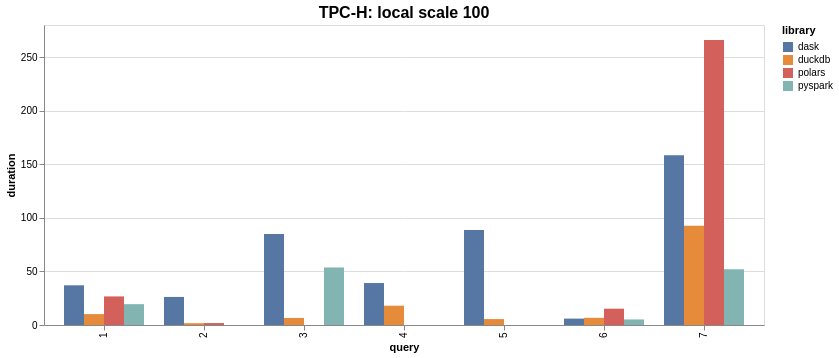

This figure's Vega-Lite source:
### Vega-Lite specification from a JSON file in a GitHub repository (floating-point values rounded to 4 significant figures)
{"config": {"view": {"continuousWidth": 300, "continuousHeight": 300}, "title": {"fontSize": 16}}, "data": {"name": "data-d7b67afa6d85e721892af6391d2f1701"}, "mark": {"type": "bar"}, "encoding": {"color": {"field": "library", "scale": {"domain": ["dask", "duckdb", "polars", "pyspark"], "range": ["#5677a4ff", "#e68b39ff", "#d4605bff", "#82b5b2ff"]}, "type": "nominal"}, "tooltip": [{"field": "library", "type": "nominal"}, {"field": "duration", "type": "quantitative"}], "x": {"field": "query", "type": "nominal"}, "xOffset": {"field": "library", "type": "nominal"}, "y": {"field": "duration", "type": "quantitative"}}, "title": "TPC-H: local scale 100", "$schema": "https://vega.github.io/schema/vega-lite/v5.15.1.json", "datasets": {"data-d7b67afa6d85e721892af6391d2f1701": [{"name": "local", "duration": 37.06, "library": "dask", "query": 1, "scale": 100}, {"name": "local", "duration": 26.2, "library": "dask", "query": 2, "scale": 100}, {"name": "local", "duration": 85.0, "library": "dask", "query": 3, "scale": 100}, {"name": "local", "duration": 39.17, "library": "dask", "query": 4, "scale": 100}, {"name": "local", "duration": 88.69, "library": "dask", "query": 5, "scale": 100}, {"name": "local", "duration": 5.958, "library": "dask", "query": 6, "scale": 100}, {"name": "local", "duration": 158.4, "library": "dask", "query": 7, "scale": 100}, {"name": "local", "duration": 10.16, "library": "duckdb", "query": 1, "scale": 100}, {"name": "local", "duration": 1.69, "library": "duckdb", "query": 2, "scale": 100}, {"name": "local", "duration": 6.573, "library": "duckdb", "query": 3, "scale": 100}, {"name": "local", "duration": 18.02, "library": "duckdb", "query": 4, "scale": 100}, {"name": "local", "duration": 5.542, "library": "duckdb", "query": 5, "scale": 100}, {"name": "local", "duration": 6.697, "library": "duckdb", "query": 6, "scale": 100}, {"name": "local", "duration": 92.62, "library": "duckdb", "query": 7, "scale": 100}, {"name": "local", "duration": 26.69, "library": "polars", "query": 1, "scale": 100}, {"name": "local", "duration": 1.811, "library": "polars", "query": 2, "scale": 100}, {"name": "local", "duration": 15.22, "library": "polars", "query": 6, "scale": 100}, {"name": "local", "duration": 266.0, "library": "polars", "query": 7, "scale": 100}, {"name": "local", "duration": 19.44, "library": "pyspark", "query": 1, "scale": 100}, {"name": "local", "duration": 53.76, "library": "pyspark", "query": 3, "scale": 100}, {"name": "local", "duration": 5.177, "library": "pyspark", "query": 6, "scale": 100}, {"name": "local", "duration": 52.03, "library": "pyspark", "query": 7, "scale": 100}]}}
